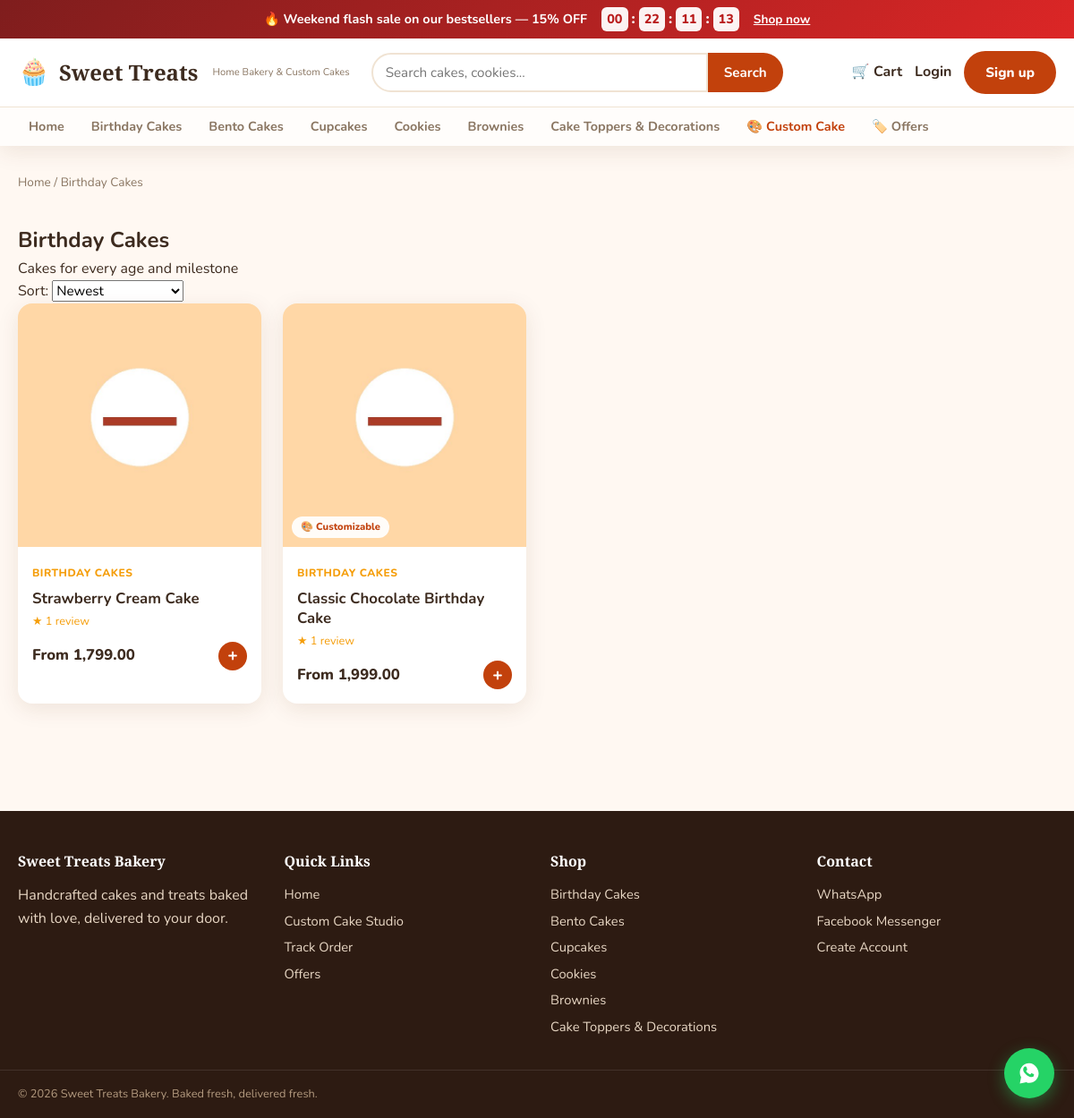
Page /category/birthday-cakes/ on the committed database.
### offers/models.py (models this page shows, shortened)
class CountdownOffer(models.Model):
    name = models.CharField(max_length=150)
    slug = models.SlugField(unique=True, blank=True)
    discount_percent = models.PositiveIntegerField(
        default=10, help_text="Discount percentage applied to opted-in products"
    )
    banner_message = models.CharField(max_length=250, blank=True)
    starts_at = models.DateTimeField()
    ends_at = models.DateTimeField()
    products = models.ManyToManyField(Product, blank=True, related_name="offers")
    is_active = models.BooleanField(default=True)
    created = models.DateTimeField(auto_now_add=True)
    class Meta:
        ordering = ["-starts_at"]
    @property
    def is_running(self):
        now = timezone.now()
        return self.is_active and self.starts_at <= now <= self.ends_at
    def get_absolute_url(self):
        return reverse("offers:detail", kwargs={"slug": self.slug})

### shop/models.py (models this page shows, shortened)
class Category(models.Model):
    name = models.CharField(max_length=100)
    slug = models.SlugField(unique=True, blank=True)
    description = models.TextField(blank=True)
    image = models.ImageField(upload_to="categories/", blank=True, null=True)
    sort_order = models.PositiveIntegerField(default=0)
    is_active = models.BooleanField(default=True)
    class Meta:
        verbose_name_plural = "categories"
        ordering = ["sort_order", "name"]
    def get_absolute_url(self):
        return reverse("shop:category_detail", kwargs={"slug": self.slug})

class Product(models.Model):
    class Size(models.TextChoices):
        SMALL = "small", "Small (6\")"
        MEDIUM = "medium", "Medium (8\")"
        LARGE = "large", "Large (10\")"
        EXTRA_LARGE = "xl", "Extra Large (12\")"
        HALF_KG = "half_kg", "Half Kg"
        ONE_KG = "one_kg", "1 Kg"
        TWO_KG = "two_kg", "2 Kg"
    category = models.ForeignKey(Category, on_delete=models.CASCADE, related_name="products")
    name = models.CharField(max_length=200)
    slug = models.SlugField(unique=True, blank=True)
    description = models.TextField()
    base_price = models.DecimalField(max_digits=10, decimal_places=2)
    sale_price = models.DecimalField(max_digits=10, decimal_places=2, blank=True, null=True)
    image = models.ImageField(upload_to="products/")
    gallery = models.ManyToManyField("ProductImage", blank=True, related_name="product")
    sizes = models.JSONField(default=list, blank=True, help_text="Available sizes e.g. ['small','medium','large']")
    flavors = models.JSONField(default=list, blank=True, help_text="Available flavors e.g. ['vanilla','chocolate']")
    is_customizable = models.BooleanField(default=False)
    is_featured = models.BooleanField(default=False)
    is_available = models.BooleanField(default=True)
    stock = models.PositiveIntegerField(default=0)
    advance_order_days = models.PositiveIntegerField(
        default=2, help_text="Minimum days in advance to order this product"
    )
    created = models.DateTimeField(auto_now_add=True)
    updated = models.DateTimeField(auto_now=True)
    class Meta:
        ordering = ["-created"]
    def get_absolute_url(self):
        return reverse("shop:product_detail", kwargs={"slug": self.slug})
    @property
    def is_on_sale(self):
        return self.sale_price is not None and self.sale_price < self.base_price

### shop/views.py (the view)
# urls.py: path("category/<slug:slug>/", category_detail, name="category_detail"),
def category_detail(request, slug):
    category = get_object_or_404(Category, slug=slug, is_active=True)
    products = category.products.filter(is_available=True)
    sort = request.GET.get("sort", "newest")
    if sort == "price_asc":
        products = products.order_by("base_price")
    elif sort == "price_desc":
        products = products.order_by("-base_price")
    elif sort == "rating":
        products = products.annotate(avg_rating=Avg("reviews__rating")).order_by("-avg_rating")
    else:
        products = products.order_by("-created")
    context = {"category": category, "products": products, "sort": sort}
    return render(request, "shop/category_detail.html", context)

### accounts/context_processors.py (called while the page is built)
def site_settings(request):
    running_offer = CountdownOffer.objects.filter(is_active=True).order_by("-ends_at").first()
    running_offer = running_offer if running_offer and running_offer.is_running else None
    return {
        "whatsapp_number": settings.WHATSAPP_NUMBER,
        "messenger_url": settings.MESSENGER_PAGE_URL,
        "running_offer": running_offer,
    }

### cart/context_processors.py (called while the page is built)
def cart_count_processor(request):
    count = 0
    if request.user.is_authenticated:
        cart = Cart.objects.filter(user=request.user).first()
        if cart:
            count = cart.total_items
    elif request.session.session_key:
        key = request.session.session_key
        cart = Cart.objects.filter(session_key=key).first()
        if cart:
            count = cart.total_items
    return {"cart_count": count}

### shop/context_processors.py (called while the page is built)
def categories_processor(request):
    categories = Category.objects.filter(is_active=True).annotate(product_count=Count("products"))
    return {"nav_categories": categories}

### templates/shop/category_detail.html (shortened to what this page needs)
{% extends 'base.html' %}{% load humanize %}
{% block content %}
<nav class="breadcrumb">
  <a href="{% url 'shop:home' %}">Home</a> / <span>{{ category.name }}</span>
</nav>
<section class="section category-head">
  <h1>{{ category.name }}</h1>
  <p>{{ category.description }}</p>
  <form method="get" class="sort-form">
    <label for="sort">Sort:</label>
    <select name="sort" id="sort" onchange="this.form.submit()">
      <option value="newest" {% if sort == 'newest' %}selected{% endif %}>Newest</option>
    </select>
  </form>
</section>
<div class="product-grid">
  {% for product in products %}
    {% include 'shop/_product_card.html' %}
  {% empty %}
    <p class="empty">Nothing in this category yet — check back soon!</p>
  {% endfor %}
</div>
{% endblock %}

### templates/base.html (shortened to what this page needs)
{% load static %}
{% load humanize %}
<!DOCTYPE html>
<html lang="en">
<head>
  <link rel="stylesheet" href="{% static 'css/style.css' %}">
</head>
<body>
  {% if running_offer %}
  <div class="offer-banner" data-offer-end="{{ running_offer.ends_at|date:'c' }}">
    <div class="container offer-banner-inner">
      <span class="offer-banner-text">🔥 {{ running_offer.banner_message|default:running_offer.name }} — {{ running_offer.discount_percent }}% OFF</span>
      <div class="offer-countdown" id="offer-countdown">
        <span class="cd-box" data-unit="d">00</span><span class="cd-sep">:</span>
        <span class="cd-box" data-unit="h">00</span><span class="cd-sep">:</span>
        <span class="cd-box" data-unit="m">00</span><span class="cd-sep">:</span>
        <span class="cd-box" data-unit="s">00</span>
      </div>
      <a href="{{ running_offer.get_absolute_url }}" class="offer-banner-link">Shop now</a>
    </div>
  </div>
  {% endif %}
  <header class="site-header">
    <div class="container header-inner">
      <a href="{% url 'shop:home' %}" class="brand">
        <span class="brand-icon">🧁</span>
        <span class="brand-name">Sweet Treats</span>
        <span class="brand-tag">Home Bakery &amp; Custom Cakes</span>
      </a>
      <form action="{% url 'shop:search' %}" method="get" class="search-form">
        <input type="search" name="q" placeholder="Search cakes, cookies..." value="{{ query|default:'' }}">
        <button type="submit">Search</button>
      </form>
      <nav class="header-actions">
        <a href="{% url 'cart:detail' %}" class="action-link cart-link">
          <span class="cart-icon">🛒</span>
          Cart
        </a>
        {% if user.is_authenticated %}
        <div class="user-menu">
          <button class="action-link user-trigger">👤 {{ user.username }}</button>
          <div class="user-dropdown">
            <a href="{% url 'accounts:dashboard' %}">My Orders</a>
            <a href="{% url 'accounts:profile' %}">Profile</a>
            <a href="{% url 'orders:list' %}">Order History</a>
            <form method="post" action="{% url 'accounts:logout' %}">{% csrf_token %}<button type="submit">Logout</button></form>
          </div>
        </div>
        {% else %}
        <a href="{% url 'accounts:login' %}" class="action-link">Login</a>
        <a href="{% url 'accounts:register' %}" class="btn btn-primary">Sign up</a>
        {% endif %}
      </nav>
    </div>
    <nav class="category-nav">
      <div class="container">
        <a href="{% url 'shop:home' %}">Home</a>
        {% for cat in nav_categories %}
        <a href="{{ cat.get_absolute_url }}">{{ cat.name }}</a>
        {% endfor %}
        <a href="{% url 'orders:custom_cake' %}" class="nav-highlight">🎨 Custom Cake</a>
        <a href="{% url 'offers:list' %}">🏷️ Offers</a>
      </div>
    </nav>
  </header>
  <main class="main">
    <div class="container">
      {% block content %}{% endblock %}
    </div>
  </main>
  <footer class="site-footer">
    <div class="container footer-grid">
      <div>
        <h4>Sweet Treats Bakery</h4>
        <p>Handcrafted cakes and treats baked with love, delivered to your door.</p>
      </div>
      <div>
        <h4>Quick Links</h4>
        <a href="{% url 'shop:home' %}">Home</a>
        <a href="{% url 'orders:custom_cake' %}">Custom Cake Studio</a>
        <a href="{% url 'orders:list' %}">Track Order</a>
        <a href="{% url 'offers:list' %}">Offers</a>
      </div>
      <div>
        <h4>Shop</h4>
        {% for cat in nav_categories %}
        <a href="{{ cat.get_absolute_url }}">{{ cat.name }}</a>
        {% endfor %}
      </div>
      <div>
        <h4>Contact</h4>
        <a href="https://wa.me/{{ whatsapp_number|default:'1234567890' }}" target="_blank" rel="noopener">WhatsApp</a>
        <a href="{{ messenger_url|default:'#' }}">Facebook Messenger</a>
        <a href="{% url 'accounts:register' %}">Create Account</a>
      </div>
    </div>
    <div class="container footer-bottom">
      <p>&copy; {% now "Y" %} Sweet Treats Bakery. Baked fresh, delivered fresh.</p>
    </div>
  </footer>
  <a href="https://wa.me/{{ whatsapp_number|default:'1234567890' }}" target="_blank" rel="noopener" class="whatsapp-float" aria-label="Chat on WhatsApp">
  </a>
</body>
</html>

### templates/shop/_product_card.html (shortened to what this page needs)
{% load humanize %}
<a href="{{ product.get_absolute_url }}" class="product-card">
  <div class="product-image">
    {% if product.image %}<img src="{{ product.image.url }}" alt="{{ product.name }}">{% else %}<span class="no-photo">🎂</span>{% endif %}
    {% if product.is_customizable %}<span class="badge-custom">🎨 Customizable</span>{% endif %}
  </div>
  <div class="product-body">
    <span class="product-cat">{{ product.category.name }}</span>
    <h3>{{ product.name }}</h3>
    {% with review_count=product.reviews.count %}
      {% if review_count %}
      <div class="product-rating">★ {{ review_count }} review{{ review_count|pluralize }}</div>
      {% endif %}
    {% endwith %}
    <div class="product-bottom">
      {% if product.is_on_sale %}
      <span class="price"><del>{{ product.base_price|intcomma }}</del> {{ product.sale_price|intcomma }}</span>
      {% else %}
      <span class="price">From {{ product.base_price|intcomma }}</span>
      {% endif %}
      <span class="quick-add">+</span>
    </div>
  </div>
</a>

### rows in the picture
CountdownOffer: banner_message "Weekend flash sale on our bestsellers", discount_percent "15"
Category: name "Birthday Cakes", description "Cakes for every age and milestone"
Category: name "Bento Cakes"
Category: name "Cupcakes"
Category: name "Cookies"
Category: name "Brownies"
Category: name "Cake Toppers & Decorations"
Product: image (picture), category.name "BIRTHDAY CAKES", name "Strawberry Cream Cake", reviews.count "1", base_price "1,799.00"
Product: image (picture), is_customizable "🎨 Customizable", category.name "BIRTHDAY CAKES", name "Classic Chocolate Birthday Cake", reviews.count "1", base_price "1,999.00"
